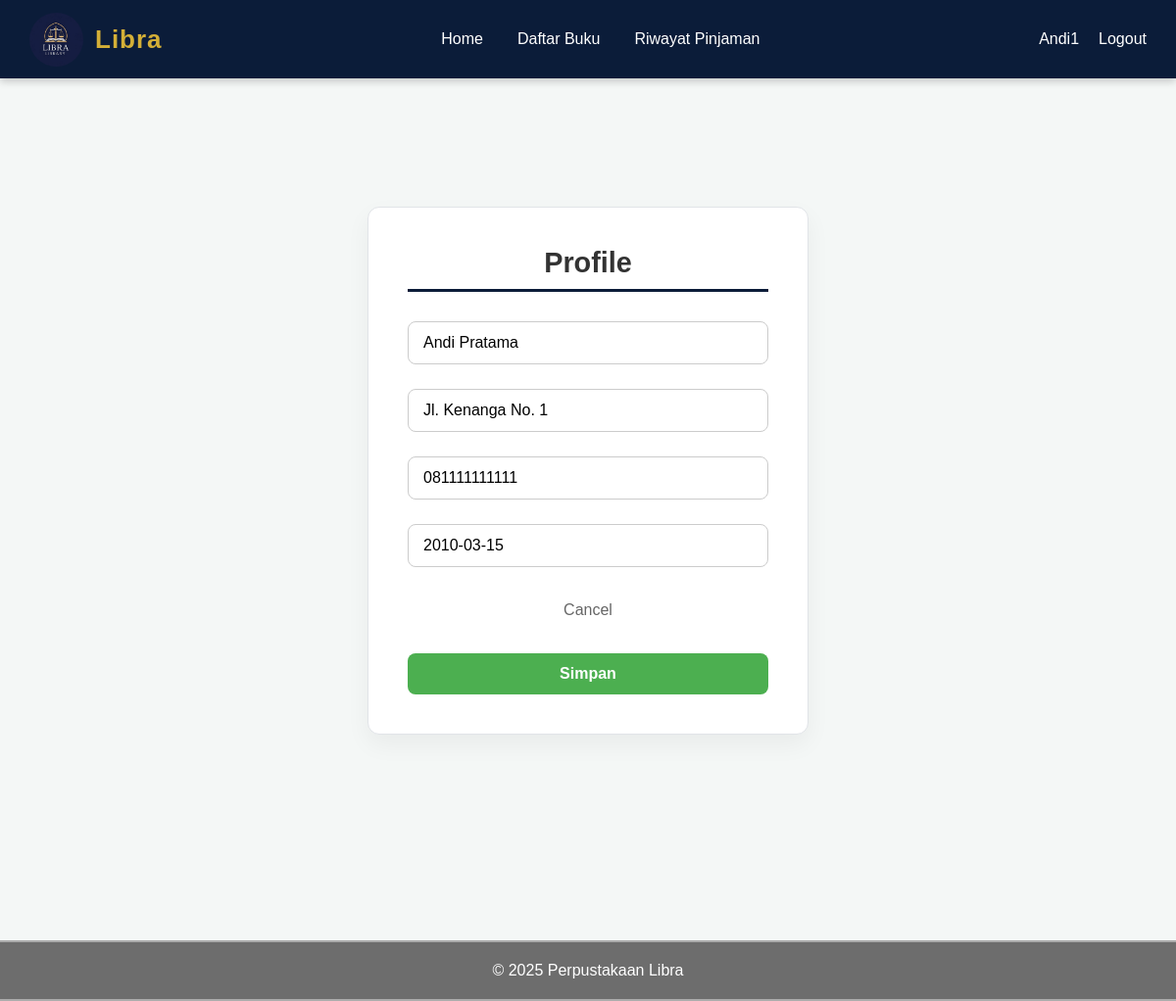
The app's page /layout/main-profile.php (signed in) with its own data.
### tables this page shows
CREATE TABLE `pemustaka` (
  `NAMA_LENGKAP` varchar(50) NOT NULL,
  `USERNAME` varchar(50) NOT NULL,
  `PASSWORD` varchar(64) NOT NULL,
  `TELEPON` varchar(14) NOT NULL,
  `TANGGAL_LAHIR` date NOT NULL,
  `ALAMAT` longtext NOT NULL
);

### function.php (called while the page is built, shortened)
<?php
	function getUserByUsername($username){
		$stmnt = DBH->prepare('SELECT * FROM pemustaka WHERE username = :username');
		$stmnt->execute([':username' => $username]);
		return $stmnt->fetch();
	}
?>

### layout/main-profile.php (the view, shortened to what this page needs)
<?php
include_once '../function.php';
$nama = $alamat = $telepon = $tanggal= '';
$profile = getUserByUsername($_SESSION['nama']);
include_once BASE_PATH . '/layout/header.php';
?>
<main>
    <div class="main-profile">
        <div class="profile">
            <h1>Profile</h1>
            <div class="detail-profile">
                <form action="#" method="POST">
                    <input type="text" name=nama value="<?= !empty($nama) ? $nama : $profile['NAMA_LENGKAP'] ?>">
                    <input type="text" name=alamat value="<?= !empty($alamat) ? $alamat : $profile['ALAMAT'] ?>">
                    <input type="text" name=telepon value="<?= !empty($telepon) ? $telepon : $profile['TELEPON'] ?>">
                    <input type="text" name=tanggal value="<?= !empty($tanggal) ? $tanggal : $profile['TANGGAL_LAHIR'] ?>">
                    <a href="<?= BASE_URL . '/homepage.php' ?>">Cancel</a>
                    <button type="submit" name="simpan">Simpan</button>
                </form>
            </div>
        </div>
    </div>
<?php include_once BASE_PATH . '/layout/footer.php' ?>

### asset/css/header.css (style rules this page uses)
* { margin: 0; padding: 0; box-sizing: border-box; }
body { font-family: Arial, Helvetica, sans-serif; }

### asset/css/profile.css (style rules this page uses)
.main-profile { background-color: #f4f7f6; min-height: 120vh; display: flex; justify-content: center; align-items: center; padding: 20px; font-family: sans-serif; }
.profile { background-color: #ffffff; width: 100%; max-width: 450px; padding: 40px; border-radius: 12px; box-shadow: 0 10px 25px rgba(0, 0, 0, 0.05); border: 1px solid #e1e4e8; }
.profile h1 { text-align: center; color: #333; margin-bottom: 30px; font-size: 1.8rem; border-bottom: 3px solid #0B1C39; padding-bottom: 10px; display: block; }
.detail-profile form { display: flex; flex-direction: column; gap: 15px; }
.detail-profile input[type="text"], .detail-profile input[type="date"] { width: 100%; padding: 12px 15px; font-size: 16px; border: 1px solid #ccc; border-radius: 8px; box-sizing: border-box; transition: 0.3s; }
.detail-profile button { background-color: #4CAF50; color: white; font-size: 16px; font-weight: bold; padding: 12px; border: none; border-radius: 8px; cursor: pointer; margin-top: 10px; transition: background 0.3s; }
.detail-profile a { text-align: center; text-decoration: none; color: #666; padding: 10px; display: block; border-radius: 8px; transition: 0.3s; }

### records on screen
pemustaka: nama "Andi Pratama", alamat "Jl. Kenanga No. 1", telepon "081111111111", tanggal "2010-03-15"

### other values on screen
$_SESSION['nama'] "Andi1"
